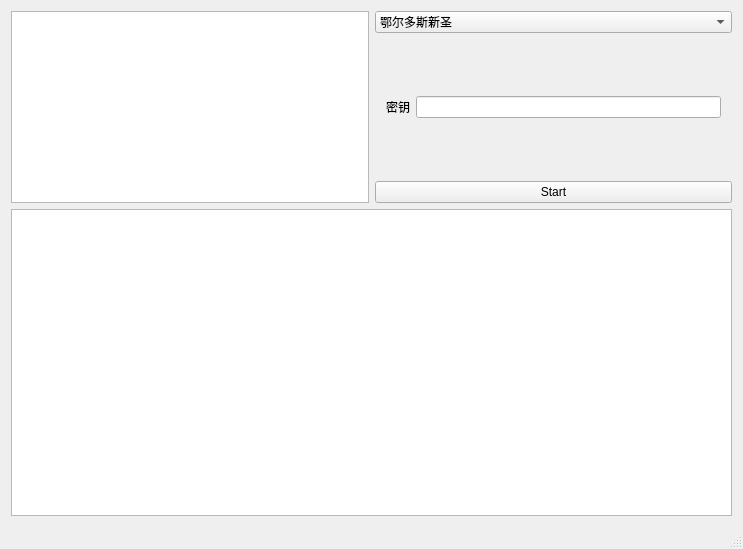
<?xml version="1.0" encoding="UTF-8"?>
<ui version="4.0">
 <class>MainWindow</class>
 <widget class="QMainWindow" name="MainWindow">
  <property name="geometry">
   <rect>
    <x>0</x>
    <y>0</y>
    <width>743</width>
    <height>549</height>
   </rect>
  </property>
  <property name="windowTitle">
   <string>MainWindow</string>
  </property>
  <widget class="QWidget" name="centralWidget">
   <layout class="QGridLayout" name="gridLayout">
    <item row="0" column="0" rowspan="3">
     <widget class="QTextEdit" name="inputText"/>
    </item>
    <item row="0" column="1">
     <widget class="QComboBox" name="comboBox">
      <item>
       <property name="text">
        <string>鄂尔多斯新圣</string>
       </property>
      </item>
      <item>
       <property name="text">
        <string>上海奉贤</string>
       </property>
      </item>
     </widget>
    </item>
    <item row="1" column="1">
     <widget class="QWidget" name="widget" native="true">
      <layout class="QHBoxLayout" name="horizontalLayout">
       <item>
        <widget class="QLabel" name="label">
         <property name="text">
          <string>密钥</string>
         </property>
        </widget>
       </item>
       <item>
        <widget class="QLineEdit" name="lineEdit"/>
       </item>
      </layout>
     </widget>
    </item>
    <item row="2" column="1">
     <widget class="QPushButton" name="btnStart">
      <property name="text">
       <string>Start</string>
      </property>
     </widget>
    </item>
    <item row="3" column="0" colspan="2">
     <widget class="QTextBrowser" name="outputText"/>
    </item>
   </layout>
  </widget>
  <widget class="QStatusBar" name="statusBar"/>
 </widget>
 <layoutdefault spacing="6" margin="11"/>
 <resources/>
 <connections/>
</ui>
